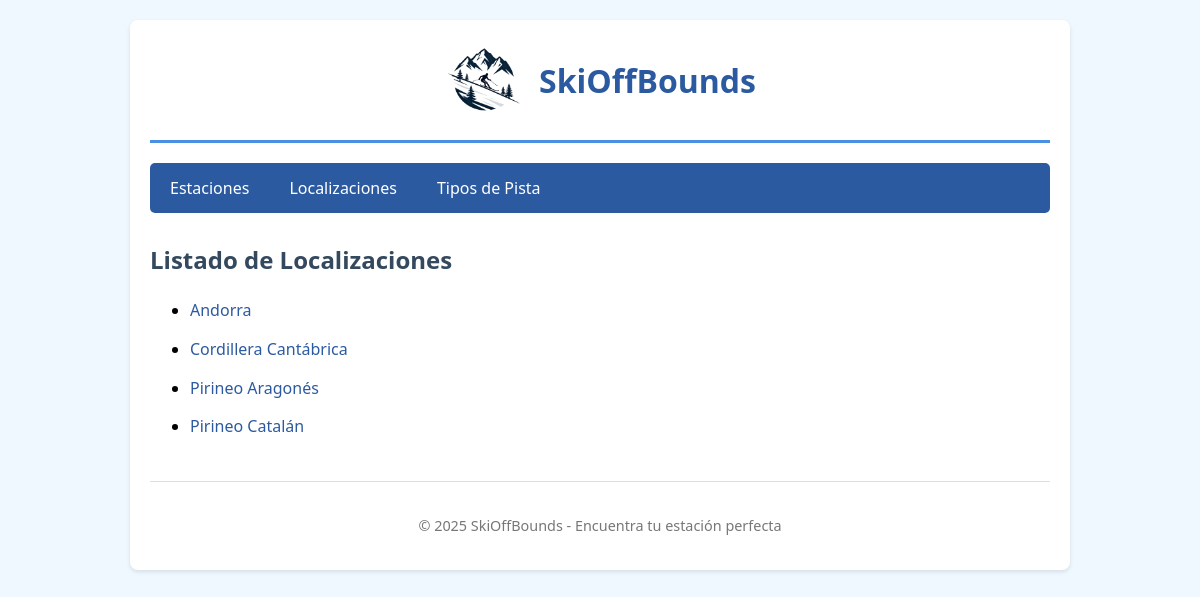
The app's page /app/localizaciones/, older data.
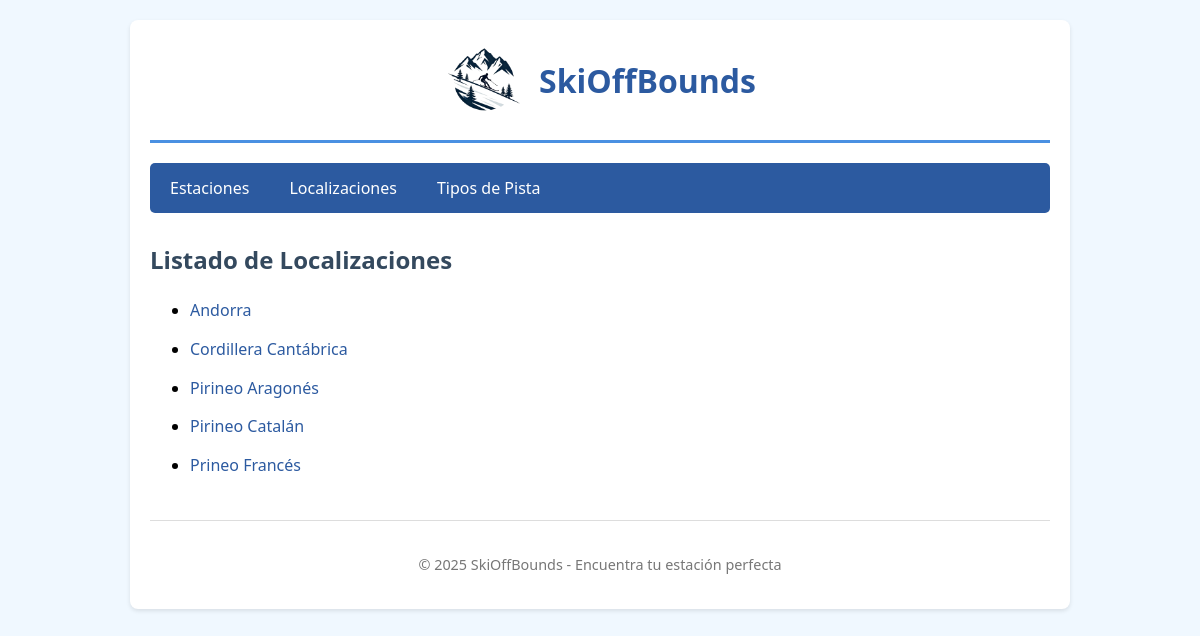
The same page, newer data.
### app/models.py (models this page shows, shortened)
class Localizacion(models.Model):
    nombre = models.CharField(
        max_length=100,
        help_text="Ej: Pirineo Catalán, Pirineo Aragonés, Cordillera Cantábrica"
    )
    descripcion = models.TextField(blank=True, null=True)
    latitud = models.DecimalField(
        max_digits=9,
        decimal_places=6,
        blank=True,
        null=True
    )
    longitud = models.DecimalField(
        max_digits=9,
        decimal_places=6,
        blank=True,
        null=True
    )
    class Meta:
        verbose_name_plural = "Localizaciones"

### app/views.py (the view)
# urls.py: path('localizaciones/', views.index_localizaciones, name='localizaciones'),
def index_localizaciones(request):
    localizaciones = get_list_or_404(Localizacion.objects.order_by('nombre'))
    context = {'lista_localizaciones': localizaciones}
    return render(request, 'localizaciones.html', context)

### app/templates/localizaciones.html (shortened to what this page needs)
{% extends "base.html" %}
{% block contenido %}
<h2>Listado de Localizaciones</h2>
{% if lista_localizaciones %}
    <ul>
    {% for loc in lista_localizaciones %}
        <li>
            <a href="{% url 'skioffbounds:localizacion_detalle' loc.id %}">
                {{ loc.nombre }}
            </a>
        </li>
    {% endfor %}
    </ul>
{% else %}
    <p>No hay localizaciones creadas.</p>
{% endif %}
{% endblock %}

Row changes from the older to the newer data that the page shows:
added Localizacion: nombre "Prineo Francés"
